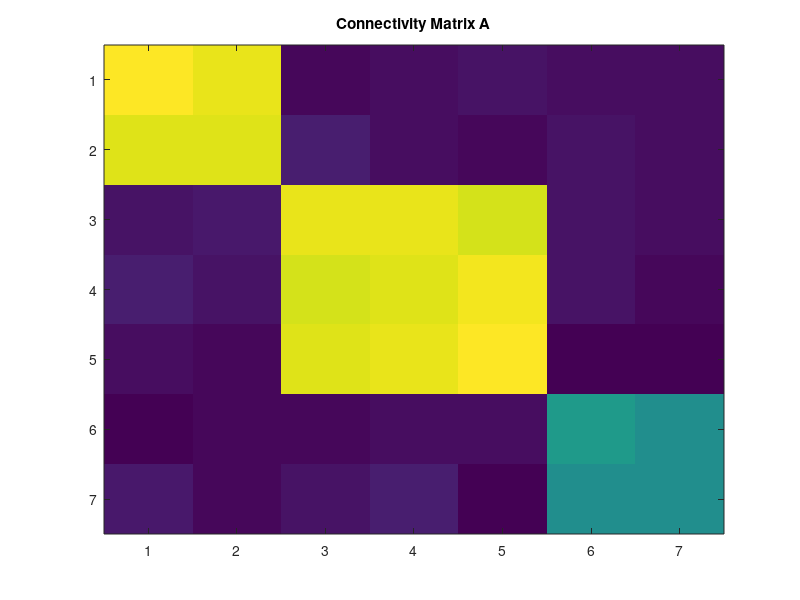

Reproduce this figure in MATLAB. (Note: this script raises an error after producing the figure.)
%% Find the complex in a multivariate autoregressive model, 
%   X^t = A*X^{t-1} + E,
% where A is a connectivity matrix and E is gaussian noise.

%% options
%           options: options for computing phi, MIP search, and complex
%           search
%           
%           options.type_of_dist:
%              'Gauss': Gaussian distribution
%              'discrete': discrete probability distribution
%              'UndirectedGraph': Undirected Graph
%           options.type_of_phi:
%              'MI1': Multi (Mutual) information. I(X_1; X_2). (IIT1.0)
%              'MI': Multi (Mutual) information, I(X_1, Y_1; X_2, Y_2)
%              'SI': phi_H, stochastic interaction
%              'star': phi_star, based on mismatched decoding
%              'Geo': phi_G, information geometry version
%           options.type_of_MIPsearch
%              'Exhaustive': exhaustive search
%              'Queyranne': Queyranne algorithm
%              'REMCMC': Replica Exchange Monte Carlo Method 
%              'StoerWagner': mincut search algorithm for undirected graphs
%           options.type_of_complexsearch
%               'Exhaustive': exhaustive search
%               'Recursive': recursive MIP search
%           options.normalization
%              (Available only when the dist. is 'Gauss' and the complex search is 'Exhaustive')
%              Regarding normalization of phi by Entropy when searching
%              the MIPs. 
%                 0: without normalization (default)
%                 1: with normalization
%              Note that, after finding the MIPs, phi wo/ normalization at
%              the MIPs is used to compare subsets and find the complexes in both options. 

clear all;
addpath(genpath('../PhiToolbox'))


%% generate data
disp('Generating data...')

%%% construct connectivity matrix %%%
N = 7; % the number of elements
A = eye(N)/N; % A: connectivity matrix
A(3:N-2, 3:N-2) = 1/N;
A(1:2, 1:2) = 1/N;
A(6:7, 6:7) = 0.5/N;
A = A + 0.01*randn(N)/sqrt(N);

figure(1)
imagesc(A)
title('Connectivity Matrix A')
drawnow

%%% generate time series X using the AR model %%%
T = 10^6;
X = zeros(N,T);
X(:,1) = randn(N,1);
for t=2: T
    E = randn(N,1);
    X(:,t) = A*X(:,t-1) + E;
end


%% Converg data to an undirected graph using pairwise phi
params_ToGenerateGraph.tau = 1;

options_ToGenerateGraph.type_of_dist = 'Gauss';
options_ToGenerateGraph.type_of_phi = 'MI1';

%%% Compute pairwise phi and set it as the weight of the graph %%%
g = zeros(N,N);
Z = [1 2];
for i=1:N
    for j = (i+1):N     
        g(i,j) = phi_comp(X([i j],:),Z,params_ToGenerateGraph,options_ToGenerateGraph);
        g(j,i) = g(i,j);
    end
end


%% params
params.tau = 1; % time lag

%% options
probs.g = g;
probs.number_of_elements = size(probs.g,1);

options.type_of_dist = 'UndirectedGraph';
options.type_of_MIPsearch = 'StoerWagner';

tic;
[complexes, phis_complexes, main_complexes, phis_main_complexes, Res] = ...
    Complex_Recursive( probs, options );
t = toc;

%% show results
main_complexes_str = cell(size(main_complexes));
for i = 1:length(main_complexes)
    main_complexes_str{i} =  num2str(main_complexes{i});
end
figure(2)
bar(phis_main_complexes)
set(gca, 'xticklabel', main_complexes_str)
title('Main Complexes')
ylabel('\Phi_{MIP}')
xlabel('Indices of the main complexes')

[phis_sorted, idx_phis_sorted] = sort(Res.phi, 'descend');
figure(3)
subplot(2,1,1), imagesc(Res.Z(idx_phis_sorted,:)'),title('Subsets')
title('Candidates of complexes')
subplot(2,1,2), plot(phis_sorted), xlim([0.5 length(Res.phi)+0.5]),title('\Phi')
title('\Phi_{MIP}')

figure(4)
VisualizeComplexes(Res, 1);
ylabel('\Phi_{MIP}')
xlabel('Indices')
title('Candidates of complexes')
